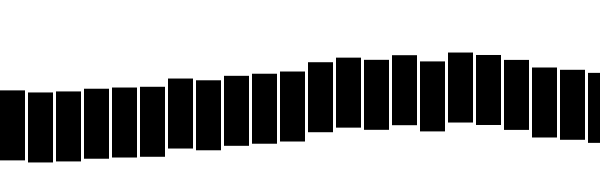
Frame 1 (no input)
Frame 60 (the mouse pressed at the canvas centre just before this capture): identical to frame 1, image omitted
Frame 120 (the mouse held since frame 60 and released just before this capture): identical to frame 1, image omitted

The Processing sketch that drew this single still picture (run headless with seeded random() and noise(); from frame 60 on, the mouse is pressed at the canvas centre):

// Processing sketch: processing_149670
// ── processing_149670.pde

// Black Flag Noise by David Brandau
// Thanks and shouts to Fabian Morón Zirfas for the help with randomSeed


int seed=0;

void setup ()
{
size(600, 170);
background (255);
noStroke ();
fill (0);

}

void draw ()
{
 
 noiseSeed(seed); 

println(seed);

background(255);
    
float v = 0;
for (int i=0; i < width; i += 28) {
  float n = 15 + noise (v) * 110;
  rect (i, n, 25, 70);
  v = v + 0.15;
}
 
}
void keyPressed ()
{
 
  if (key == ' ') {seed = (int)random(0,1000);
  }
}
